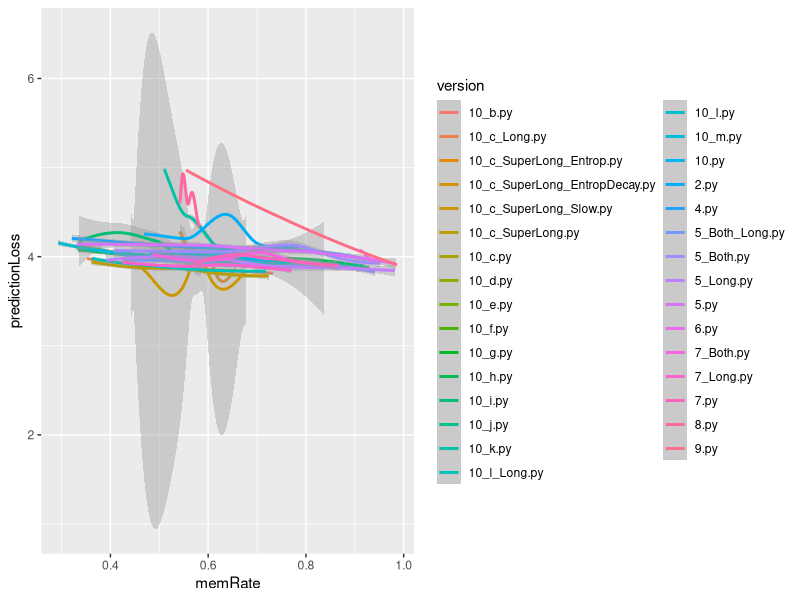
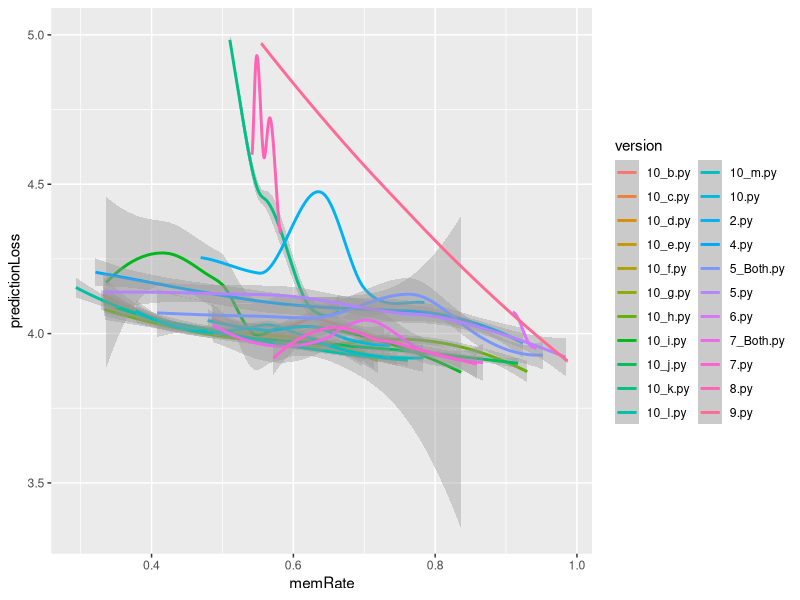
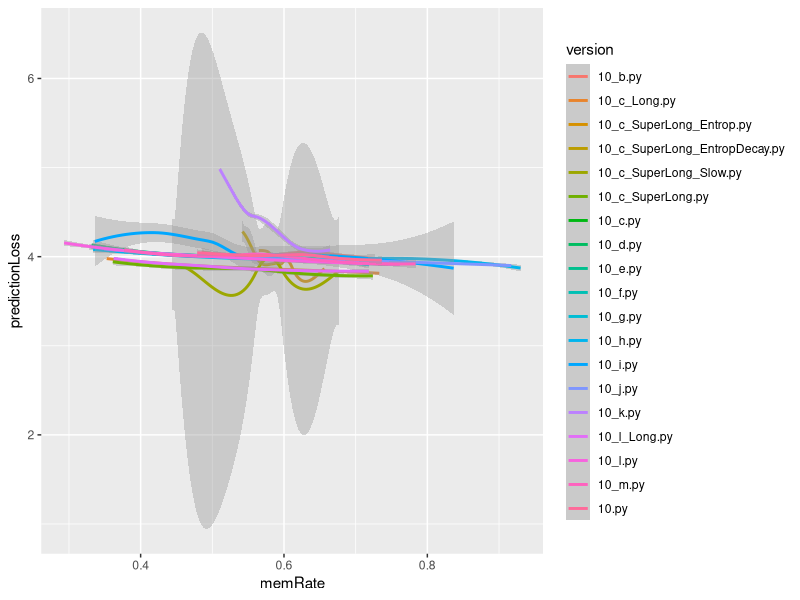
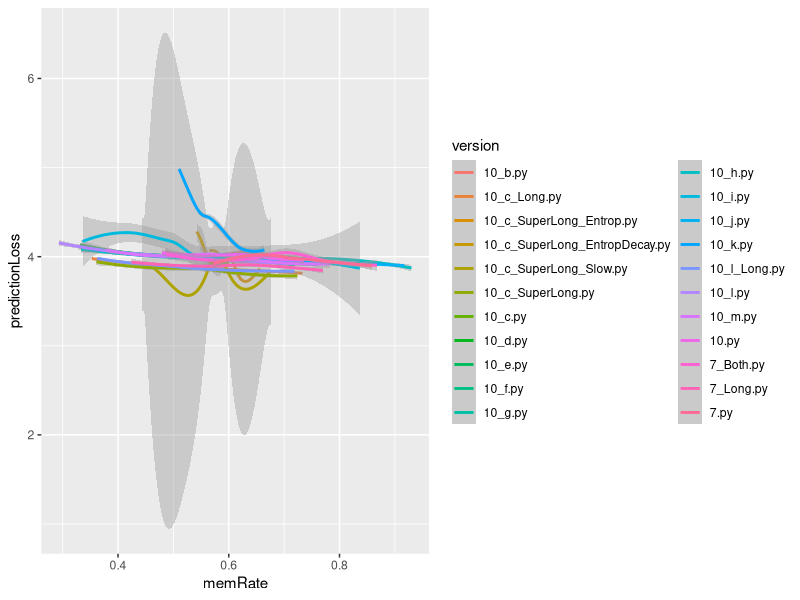
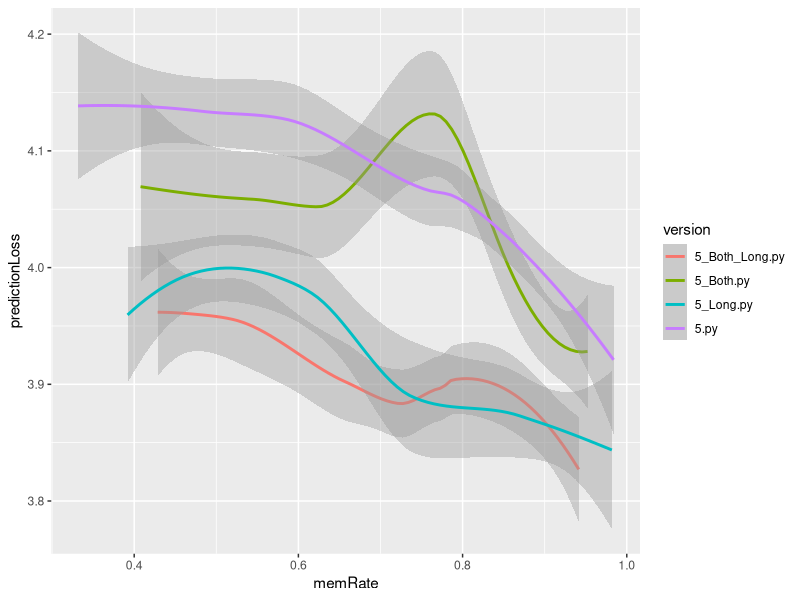
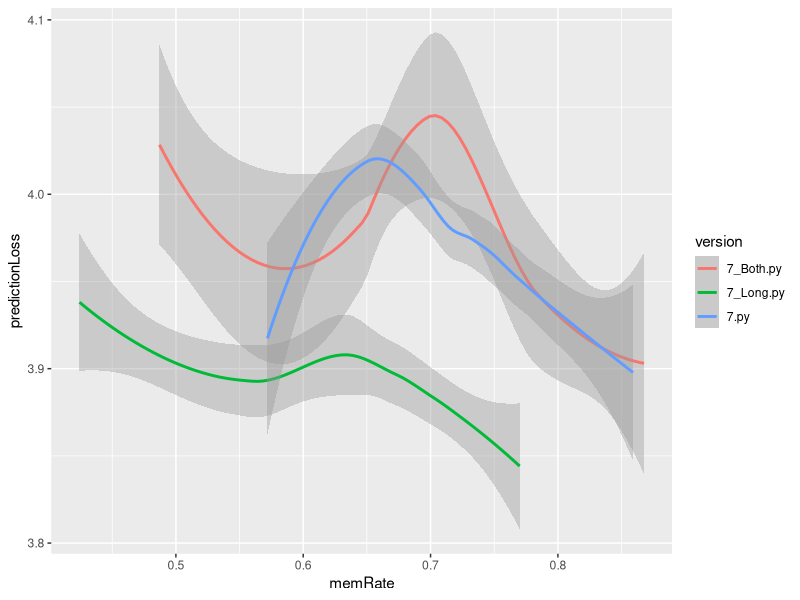
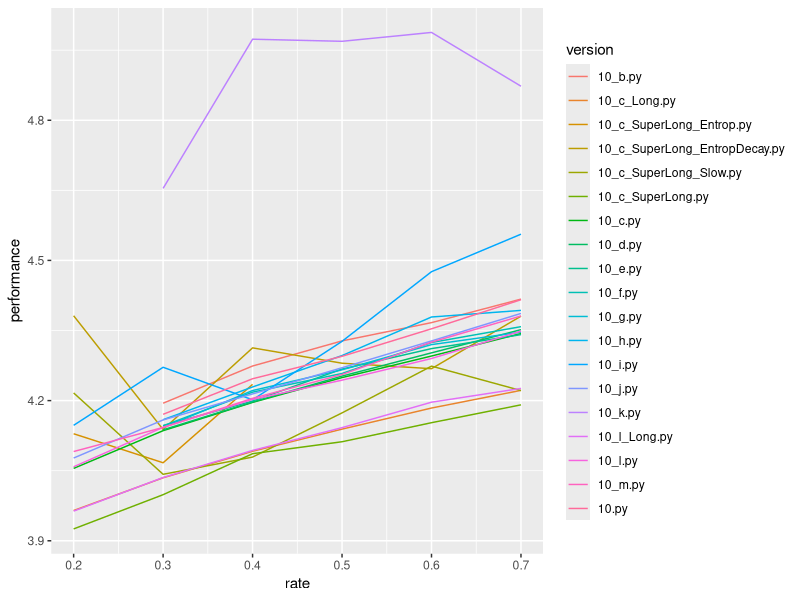
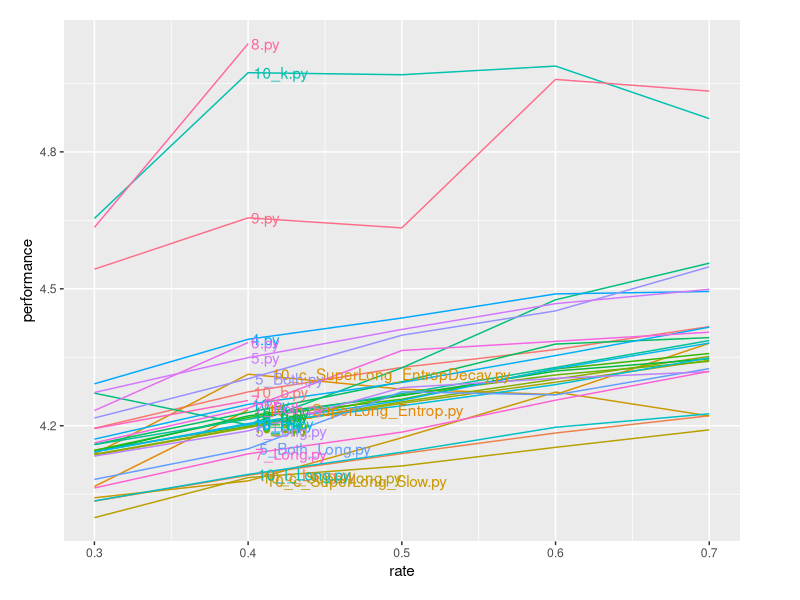

Write the R code that produced these figures, in order.
data = read.csv("tableSearchResults.tsv", sep="\t")


library(ggplot2)

require(ggrepel)

ggplot(data, aes(x=memRate, y=predictionLoss, group=version, color=version)) + geom_smooth(method="loess")

library(dplyr)
library(tidyr)

ggplot(data %>% filter(!grepl("Long", version)), aes(x=memRate, y=predictionLoss, group=version, color=version)) + geom_smooth(method="loess")


ggplot(data %>% filter(grepl("10", version)), aes(label=version, x=memRate, y=predictionLoss, group=version, color=version)) + geom_smooth(method="loess")

ggplot(data %>% filter(grepl("10", version) | grepl("7", version)), aes(x=memRate, y=predictionLoss, group=version, color=version)) + geom_smooth(method="loess")


ggplot(data %>% filter(grepl("5", version)), aes(x=memRate, y=predictionLoss, group=version, color=version)) + geom_smooth(method="loess")

ggplot(data %>% filter(grepl("7", version)), aes(x=memRate, y=predictionLoss, group=version, color=version)) + geom_smooth(method="loess")


ggplot(data %>% filter(grepl("10", version)) %>% group_by(version, rate) %>% summarise(performance=mean(performance)), aes(label=version, x=rate, y=performance, group=version, color=version)) + geom_line(method="loess")

ggplot(data  %>% filter(rate >= 0.3 & rate <= 0.7)  %>% group_by(version, rate) %>% summarise(performance=mean(performance)), aes(label=version, x=rate, y=performance, group=version, color=version)) + geom_line() +
  geom_text(data = . %>% filter(rate == "0.4"), aes(label = version, colour = version, x = 0.4, y = performance), hjust = -.1) +
  scale_colour_discrete(guide = 'none')  +    
  theme(plot.margin = unit(c(1,3,1,1), "lines")) 




ggplot(data  %>% filter(rate >= 0.3 & rate <= 0.7) %>% filter(!grepl("Long", version)) %>% group_by(version, rate) %>% summarise(performance=mean(performance)), aes(label=version, x=rate, y=performance, group=version, color=version)) + geom_line() +
  geom_text(data = . %>% filter(rate == "0.4"), aes(label = version, colour = version, x = 0.4, y = performance), hjust = -.1) +
  scale_colour_discrete(guide = 'none')  +    
  theme(plot.margin = unit(c(1,3,1,1), "lines")) 


ggplot(data  %>% filter(rate >= 0.3 & rate <= 0.7) %>% filter(grepl("10", version) & version!="10_k.py") %>% group_by(version, rate) %>% summarise(performance=mean(performance)), aes(label=version, x=rate, y=performance, group=version, color=version)) + geom_line() +
  geom_text(data = . %>% filter(rate == "0.4"), aes(label = version, colour = version, x = 0.4, y = performance), hjust = -.1) +
  scale_colour_discrete(guide = 'none')  +    
  theme(plot.margin = unit(c(1,3,1,1), "lines")) 


data_ = data %>% filter(grepl("10", version), rate==0.4, version != "10_k.py")

ggplot(data_ %>% group_by(version, learning_rate) %>% summarise(performance = mean(performance)), aes(x=log(learning_rate), y=performance, color=version)) + geom_line()

ggplot(data_ %>% filter(grepl("10_i", version)) %>% group_by(learning_rate) %>% summarise(performance = mean(performance)), aes(x=log(learning_rate), y=performance)) + geom_line()


ggplot(data_ %>% group_by(learning_rate) %>% summarise(performance = mean(performance)), aes(x=log(learning_rate), y=performance)) + geom_line()

ggplot(data %>% group_by(lr_decay) %>% summarise(performance = mean(performance)), aes(x=log(lr_decay), y=performance)) + geom_line()


ggplot(data %>% group_by(learning_rate) %>% summarise(performance = mean(performance)), aes(x=log(learning_rate), y=performance)) + geom_line()

ggplot(data %>% filter(version == "10_i.py") %>% group_by(learning_rate) %>% summarise(performance = mean(performance)), aes(x=log(learning_rate), y=performance)) + geom_line()


ggplot(data_ %>% group_by(momentum) %>% summarise(performance = mean(performance)), aes(x=momentum, y=performance)) + geom_line()


ggplot(data %>% group_by(entropy_weight) %>% summarise(performance = mean(performance)), aes(x=log(entropy_weight+1), y=performance)) + geom_line()

plot(data_$learning_rate, data_$performance)

summary(lm(performance ~ momentum + lr_decay + NUMBER_OF_REPLICATES + log(entropy_weight+1) + log(learning_rate) + version, data=data_ %>% filter(log(learning_rate) > -12)))

byPerformance = data %>% filter(rate==0.2) %>% group_by(version) %>% summarise(sd=sd(performance)/sqrt(NROW(performance)), performance=mean(performance), pessimistic=performance+2*sd)
print(byPerformance[order(byPerformance$performance),], n=50)
print(byPerformance[order(byPerformance$pessimistic),], n=50)



byPerformance = data %>% filter(rate==0.4) %>% group_by(version) %>% summarise(sd=sd(performance)/sqrt(NROW(performance)), performance=mean(performance), pessimistic=performance+2*sd)
print(byPerformance[order(byPerformance$performance),], n=50)
print(byPerformance[order(byPerformance$pessimistic),], n=50)

byPerformance = data %>% filter(rate==0.5) %>% group_by(version) %>% summarise(sd=sd(performance)/sqrt(NROW(performance)), performance=mean(performance), pessimistic=performance+2*sd)
print(byPerformance[order(byPerformance$performance),], n=50)
print(byPerformance[order(byPerformance$pessimistic),], n=50)


byPerformance = data %>% filter(rate==0.6) %>% group_by(version) %>% summarise(sd=sd(performance)/sqrt(NROW(performance)), performance=mean(performance), pessimistic=performance+2*sd)
print(byPerformance[order(byPerformance$performance),], n=50)
print(byPerformance[order(byPerformance$pessimistic),], n=50)



byPerformance = data %>% filter(rate==0.7) %>% group_by(version) %>% summarise(sd=sd(performance)/sqrt(NROW(performance)), performance=mean(performance), pessimistic=performance+2*sd)
print(byPerformance[order(byPerformance$performance),], n=50)
print(byPerformance[order(byPerformance$pessimistic),], n=50)





